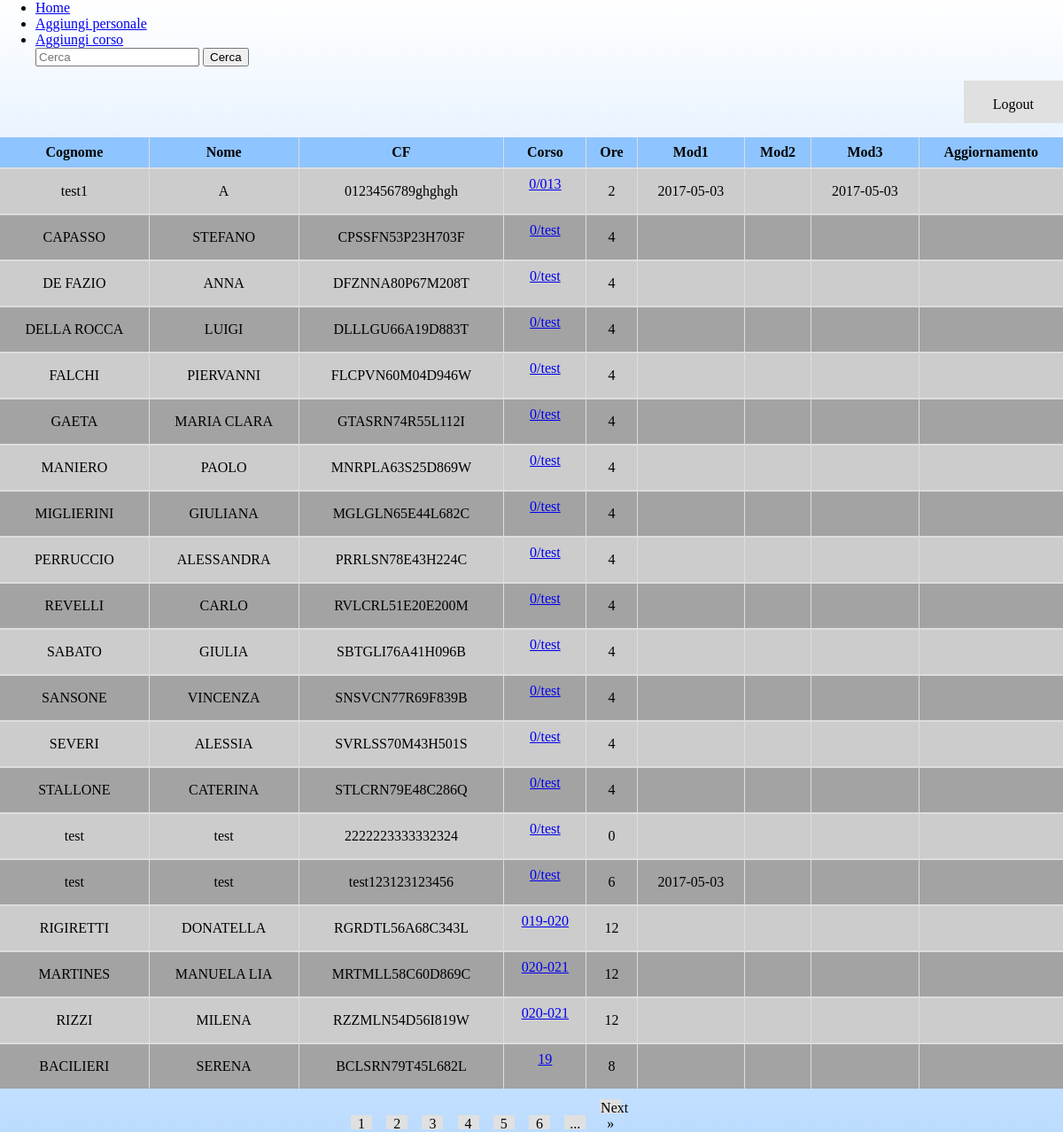
Page /DataView.php (signed in) on the committed database.
### tables this page shows
CREATE TABLE `personale` (
  `Id` int(11) NOT NULL AUTO_INCREMENT,
  `Cognome` varchar(45) DEFAULT NULL,
  `Nome` varchar(45) DEFAULT NULL,
  `DataNascita` date DEFAULT NULL,
  `ComuneNascita` varchar(45) DEFAULT NULL,
  `CF` varchar(20) DEFAULT NULL,
  PRIMARY KEY (`Id`),
  UNIQUE KEY `CF_UNIQUE` (`CF`)
);

CREATE TABLE `corsi_personale` (
  `Id_Sede` int(11) NOT NULL,
  `Id_Personale` int(11) NOT NULL,
  `Id_Corso` varchar(10) NOT NULL,
  `Ore` int(11) DEFAULT NULL,
  `Mod1` date DEFAULT NULL,
  `Mod2` date DEFAULT NULL,
  `Mod3` date DEFAULT NULL,
  `Aggiornamento` date DEFAULT NULL,
  KEY `Link_Corsi_idx` (`Id_Corso`),
  KEY `Link_personale_idx` (`Id_Personale`),
  KEY `Link_Sedi_idx` (`Id_Sede`),
  CONSTRAINT `Link_Corsi` FOREIGN KEY (`Id_Corso`) REFERENCES `corsi` (`Id`) ON DELETE CASCADE ON UPDATE CASCADE,
  CONSTRAINT `Link_Sedi` FOREIGN KEY (`Id_Sede`) REFERENCES `sedi` (`id`) ON DELETE CASCADE ON UPDATE CASCADE,
  CONSTRAINT `Link_personale` FOREIGN KEY (`Id_Personale`) REFERENCES `personale` (`Id`) ON DELETE CASCADE ON UPDATE CASCADE
);

### dbHandler.php (called while the page is built, shortened)
<?php
Class DbHandler {
  protected $conn;
  function __construct(){
    $this->servername = 'localhost';
    $this->username = 'root';
    $this->password = 'root';
    $this->dbName = 'corsisicurezzadb';
    try {
      $this->conn = new PDO("mysql:host=$this->servername;dbname=$this->dbName", $this->username, $this->password);
      $this->conn->setAttribute(PDO::ATTR_ERRMODE, PDO::ERRMODE_EXCEPTION);
    }
    catch(PDOException $e) {
      echo "Connection failed: " . $e->getMessage();
    }
  }
  public function query($query){
    try {
      $sth = $this->conn->prepare($query);
      $sth->execute();
      return $sth;
    }
    catch(PDOException $e){
      return null;
    }
  }
}
Class DataViewHandler extends DbHandler{
  private $x_pag;
  private $all_pages;
  function __construct(){
    $search = $this->getSearchedText();
    $this->all_rows = $this->query($this->countQuery($search))->fetchColumn();
    $this->x_pag = $this->getRecordPerPag();
    $this->all_pages = ceil($this->all_rows / $this->x_pag);
  }
  public function buildQuery($searchText){
    $sql = "SELECT corsisicurezzadb.personale.Cognome, corsisicurezzadb.personale.Nome, corsisicurezzadb.personale.CF, corsisicurezzadb.corsi_personale.Id_Corso, corsisicurezzadb.corsi_personale.Ore, corsisicurezzadb.corsi_personale.Mod1, corsisicurezzadb.corsi_personale.Mod2, corsisicurezzadb.corsi_personale.Mod3, corsisicurezzadb.corsi_personale.Aggiornamento".
    " from corsi_personale, personale".
    " where corsisicurezzadb.corsi_personale.Id_Personale = corsisicurezzadb.personale.Id".
    " and ( personale.CF LIKE '%$searchText%'".
    " or personale.Cognome LIKE '%$searchText%'".
    " or personale.Nome LIKE '%$searchText%'".
    " or corsi_personale.Id_Corso LIKE '%$searchText%' )".
    " order by corsi_personale.Id_Corso";
    return $sql;
  }
  public function countQuery($searchText){
    $sql = "SELECT count(corsisicurezzadb.personale.Id)".
    " from corsi_personale, personale".
    " where corsisicurezzadb.corsi_personale.Id_Personale = corsisicurezzadb.personale.Id".
    " and ( personale.CF LIKE '%$searchText%'".
    " or personale.Cognome LIKE '%$searchText%'".
    " or personale.Nome LIKE '%$searchText%'".
    " or corsi_personale.Id_Corso LIKE '%$searchText%' )";
    return $sql;
  }
  public function getSearchedText(){
    return $_GET['src'];
  }
  public function getPag(){
    $pag = isset($_GET['pag']) ? $_GET['pag'] : 1;
    return $pag;
  }
  public function getRecordPerPag(){
    $x_pag = isset($_GET['rpp']) ? $_GET['rpp'] : 20;
    return $x_pag;
  }
  public function search(){
    $first = ($this->getPag()-1) * $this->x_pag;
    $sth = $this->query($this->buildQuery($this->getSearchedText()).' LIMIT '.$first.', '.$this->x_pag);
    $tab = [];
    while($r = $sth->fetch(PDO::FETCH_ASSOC))
      array_push($tab, $r);
    return $tab;
  }
  public function getPagLinks(){
    $list = array();
    $pag = $this->getPag();
    if($this->all_pages > 1){
    if ($this->all_pages > $pag)
      $list["next"] = $pag +1;
    $npgs = 5;
    for ($i = 0; $i <= $npgs; $i++)
        $list[$i] = $i + $pag;
    if ($this->all_pages > $pag + 5)
      $list["..."] = $pag +5;
    $list["src"] = $this->getSearchedText();
    return $list;
    }
  }
}
Class UserHandler extends DbHandler{
  public function getAcLv(){
    return $_SESSION["accessLv"];
  }
}
?>

### DataView.php (the view, shortened to what this page needs)
<html>
<head>
    <link rel="stylesheet" type="text/css" href="css/style.css">
</head>
<body>
    <div class="">
        <div class="">
            <ul class="">
                <li>
                    <a href="index.html">Home</a>
                </li>
                <?php
                require_once('dbHandler.php');
                $u = new UserHandler();
                $lv = $u->getAcLv();
                if ($lv > 0)
                  echo '<li><a href="addPersonale.php">Aggiungi personale</a></li>';
                if ($lv > 1)
                  echo '<li><a href="addCorso.php">Aggiungi corso</a></li>';
                ?>
                <form action="DataView.php" method="get">
                    <input type="text" name="src" placeholder="Cerca" value="<?php echo (isset($_GET['src']))?$_GET['src']:''; ?>" class="searchbox" />
                    <input type="submit" value="Cerca" class="searchbtn" />
                </form>
            </ul>
            <ul class="logout-bar">
                <li>
                    <a href="LogoutResponse.php">Logout</a>
                </li>
            </ul>
        </div>
        <?php
        require_once('dbHandler.php');
        $dv_handler = new DataViewHandler();
        $pag = $dv_handler->getPag();
        $src = $dv_handler->getSearchedText();
        $str = "<table class='table'>".
            "<thead>".
                "<tr>".
                  "<th scope='col'>Cognome</th>".
                  "<th scope='col'>Nome</th>".
                  "<th scope='col'>CF</th>".
                  "<th scope='col'>Corso</th>".
                  "<th scope='col'>Ore</th>".
                  "<th scope='col'>Mod1</th>".
                  "<th scope='col'>Mod2</th>".
                  "<th scope='col'>Mod3</th>".
                  "<th scope='col'>Aggiornamento</th>".
                "</tr>".
            "</thead>".
            "<tbody>";
        $i = 0;
        foreach ($dv_handler->search() as $record) {
          $i = $i + 1;
          $str = $str."<tr>
                <td>".$record['Cognome']."</td>
                <td>".$record['Nome']."</td>
                <td>".$record['CF']."</td>
                <td>
                  <form id='".$i."' action='Corso_details.php' method='POST'>
                    <input type='hidden' name='corsoId' value='".$record['Id_Corso']."'/>
                    <input type='hidden' name='pag' value='".$pag."'/>
                    <input type='hidden' name='src' value='".$src."'/>
                    <input type='hidden' name='details' value='submit'/>".
                    '<a href="#" onclick="submit('.$i.');">'.$record['Id_Corso']."</a>
                  </form>
                </td>
                <td>".$record['Ore']."</td>
                <td>".$record['Mod1']."</td>
                <td>".$record['Mod2']."</td>
                <td>".$record['Mod3']."</td>
                <td>".$record['Aggiornamento']."</td>
              </tr>";
        }
        $str = $str."</tbody> </table> <div class='pagcontainer'>";
        $l = $dv_handler->getPagLinks();
        if ($l != null){
          foreach ($dv_handler->getPagLinks() as $key => $value) {
            if ($key != 'src' && $key != 'prev' && $key != 'next' && $key != '...'){
              $echo = $echo."<a class = 'page-btn'  href=\"" . $_SERVER['PHP_SELF'] . "?pag=" . $value .'&src='.$l["src"]. "\">".$value."</a>";
            }
          }
          if(isset($l['...']))
            $echo = $echo."<a class = 'page-btn'  href=\"" . $_SERVER['PHP_SELF'] . "?pag=" . $l['...'] .'&src='.$l["src"]. "\">...</a>";
          if(isset($l['next']))
            $echo = $echo."<a class = 'page-btn'  href=\"" . $_SERVER['PHP_SELF'] . "?pag=" . $l['next'] .'&src='.$l["src"]. "\">Next &raquo;</a>";
          $str = $str.$echo;
      }
      $str = $str."</div>";
      echo $str;
      ?>
    </div>
</body>
</html>

### css/style.css (style rules this page uses)
* { box-sizing: border-box; }
body { margin: 0; background: linear-gradient(to top,#8ec4ff,#ffffff); }
.logout-bar { list-style-type: none; display: inline-block; margin-top: 0; padding: 0; overflow: hidden; background: #e0e0e0; color: black; height: 6%; width: auto; float: right; text-align: center; }
.logout-bar li { float: inherit; border-right: 2px solid #8b8b8b; height: 50px; text-align: center; width: auto; padding: 18px; }
.logout-bar li:last-child { border-right: none; }
.logout-bar li a { color: black; text-align: center; padding: 15; text-decoration: none; }
.table { width: 100%; border-collapse: collapse; background-color: #cccccc; color: black; }
.table thead { background: #8ec4ff; border-bottom: 2px solid #dedddd; }
.table th[scope=col] { border-right: 1px solid #dedddd; padding: 8px; text-align: center; vertical-align: middle; }
.table th[scope=col]:last-child { border-right: none; }
.table tr { border-bottom: 2px solid #dedddd; }
.table tr:nth-child(even) { background: #a3a3a3; }
.table tbody tr:last-child { border-bottom: none; }
.table td { padding: 8px; border-left: 1px solid #dedddd; text-align: center; vertical-align: middle; }
.table td:first-child { border-left: none; }
.pagcontainer { margin-left: 33%; margin-top: 1%; }
.page-btn { text-decoration: none; -webkit-appearance: button; -moz-appearance: button; appearance: button; color: black; background-color: #e0e0e0; text-align: center; margin-left: 2%; width: 3%; height: 2%; padding: 0.1%; }
.page-btn:first-child { margin-left: 0; }

### rows in the picture
personale: Cognome "test1", Nome "A", CF "0123456789ghghgh"
corsi_personale: Id_Corso "0/013", Ore "2", Mod1 "2017-05-03", Mod3 "2017-05-03"
personale: Cognome "CAPASSO", Nome "STEFANO", CF "CPSSFN53P23H703F"
corsi_personale: Id_Corso "0/test", Ore "4"
personale: Cognome "DE FAZIO", Nome "ANNA", CF "DFZNNA80P67M208T"
corsi_personale: Id_Corso "0/test", Ore "4"
personale: Cognome "DELLA ROCCA", Nome "LUIGI", CF "DLLLGU66A19D883T"
corsi_personale: Id_Corso "0/test", Ore "4"
personale: Cognome "FALCHI", Nome "PIERVANNI", CF "FLCPVN60M04D946W"
corsi_personale: Id_Corso "0/test", Ore "4"
personale: Cognome "GAETA", Nome "MARIA CLARA", CF "GTASRN74R55L112I"
corsi_personale: Id_Corso "0/test", Ore "4"
personale: Cognome "MANIERO", Nome "PAOLO", CF "MNRPLA63S25D869W"
corsi_personale: Id_Corso "0/test", Ore "4"
personale: Cognome "MIGLIERINI", Nome "GIULIANA", CF "MGLGLN65E44L682C"
corsi_personale: Id_Corso "0/test", Ore "4"
personale: Cognome "PERRUCCIO", Nome "ALESSANDRA", CF "PRRLSN78E43H224C"
corsi_personale: Id_Corso "0/test", Ore "4"
personale: Cognome "REVELLI", Nome "CARLO", CF "RVLCRL51E20E200M"
corsi_personale: Id_Corso "0/test", Ore "4"
personale: Cognome "SABATO", Nome "GIULIA", CF "SBTGLI76A41H096B"
corsi_personale: Id_Corso "0/test", Ore "4"
personale: Cognome "SANSONE", Nome "VINCENZA", CF "SNSVCN77R69F839B"
corsi_personale: Id_Corso "0/test", Ore "4"
personale: Cognome "SEVERI", Nome "ALESSIA", CF "SVRLSS70M43H501S"
corsi_personale: Id_Corso "0/test", Ore "4"
personale: Cognome "STALLONE", Nome "CATERINA", CF "STLCRN79E48C286Q"
corsi_personale: Id_Corso "0/test", Ore "4"
personale: Cognome "test", Nome "test", CF "2222223333332324"
corsi_personale: Id_Corso "0/test", Ore "0"
personale: Cognome "test", Nome "test", CF "test123123123456"
corsi_personale: Id_Corso "0/test", Ore "6", Mod1 "2017-05-03"
personale: Cognome "RIGIRETTI", Nome "DONATELLA", CF "RGRDTL56A68C343L"
corsi_personale: Id_Corso "019-020", Ore "12"
personale: Cognome "MARTINES", Nome "MANUELA LIA", CF "MRTMLL58C60D869C"
corsi_personale: Id_Corso "020-021", Ore "12"
personale: Cognome "RIZZI", Nome "MILENA", CF "RZZMLN54D56I819W"
corsi_personale: Id_Corso "020-021", Ore "12"
personale: Cognome "BACILIERI", Nome "SERENA", CF "BCLSRN79T45L682L"
corsi_personale: Id_Corso "19", Ore "8"

### other values in the picture
$value "1 2 3 4 5 6"
